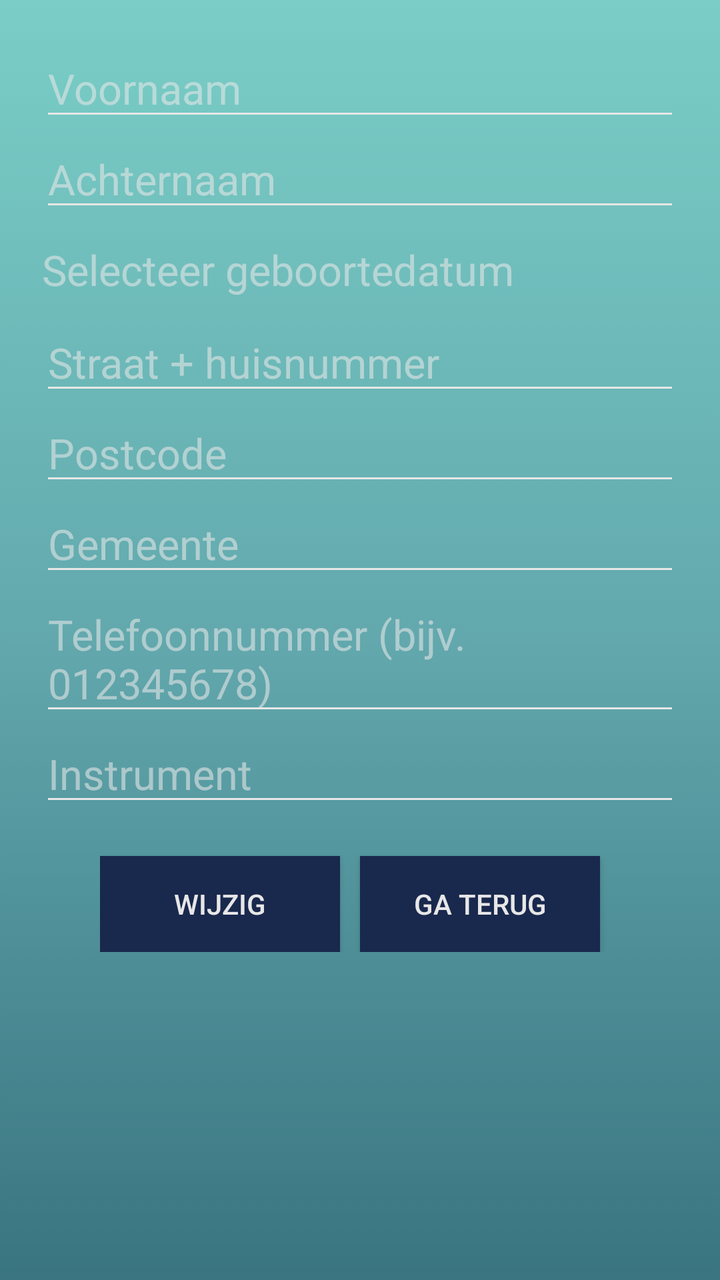
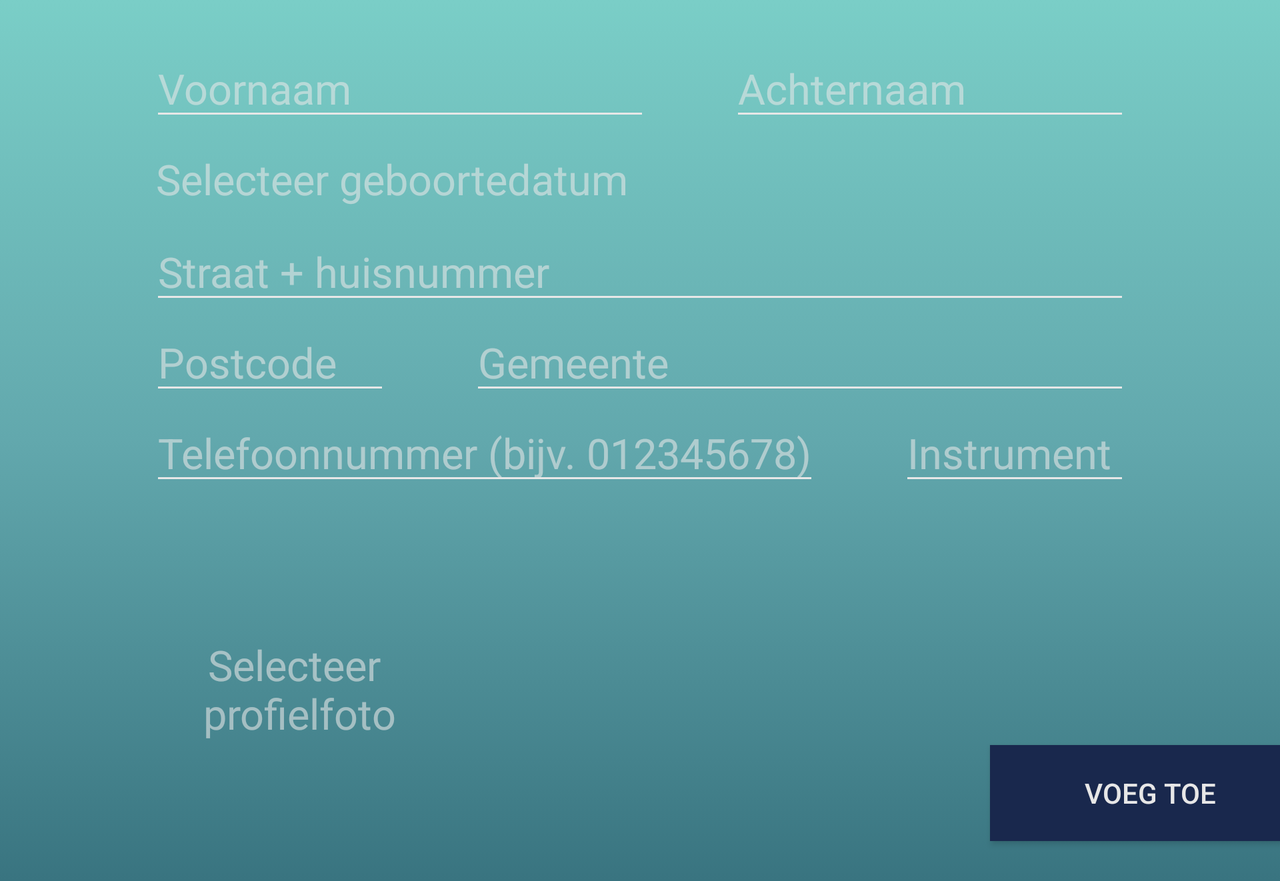

Two renders of one Android screen. The first uses the default layout on a phone; the second uses the alternative layout the repository ships for a different screen configuration, on a matching device. The two XML files are below.
<!-- AndroidManifest.xml: application theme AppTheme -->
<!-- res/layout/activity_update.xml -->
<?xml version="1.0" encoding="utf-8"?>
<LinearLayout xmlns:android="http://schemas.android.com/apk/res/android"
    xmlns:app="http://schemas.android.com/apk/res-auto"
    xmlns:tools="http://schemas.android.com/tools"
    android:layout_width="match_parent"
    android:layout_height="match_parent"
    android:orientation="vertical"
    android:background="@drawable/background_color">

    <EditText
        android:layout_width="match_parent"
        android:layout_height="wrap_content"
        android:id="@+id/etFirstname"
        android:hint="@string/firstname"
        android:layout_marginStart="20dp"
        android:layout_marginEnd="20dp"
        android:layout_marginTop="20dp"
        android:textSize="21sp"
        android:textColorHint="@color/lightgrayTransparant"
        android:backgroundTint="@color/lightgray"
        android:textCursorDrawable="@color/lightgray"
        android:textColor="@color/lightgray" />

    <EditText
        android:layout_width="match_parent"
        android:layout_height="wrap_content"
        android:id="@+id/etLastname"
        android:hint="@string/lastname"
        android:layout_marginStart="20dp"
        android:layout_marginEnd="20dp"
        android:textSize="21sp"
        android:textColorHint="@color/lightgrayTransparant"
        android:backgroundTint="@color/lightgray"
        android:textCursorDrawable="@color/lightgray"
        android:textColor="@color/lightgray" />

    <TextView
        android:layout_width="match_parent"
        android:layout_height="wrap_content"
        android:id="@+id/tvDateSelector"
        android:hint="@string/dateSelector"
        android:layout_marginStart="21dp"
        android:layout_marginEnd="20dp"
        android:layout_marginTop="10dp"
        android:layout_marginBottom="8dp"
        android:textSize="21sp"
        android:textColorHint="@color/lightgrayTransparant"
        android:textColor="@color/lightgray" />

    <EditText
        android:layout_width="match_parent"
        android:layout_height="wrap_content"
        android:id="@+id/etAddress"
        android:hint="@string/address"
        android:layout_marginStart="20dp"
        android:layout_marginEnd="20dp"
        android:textSize="21sp"
        android:textColorHint="@color/lightgrayTransparant"
        android:backgroundTint="@color/lightgray"
        android:textCursorDrawable="@color/lightgray"
        android:textColor="@color/lightgray"/>

    <EditText
        android:layout_width="match_parent"
        android:layout_height="wrap_content"
        android:id="@+id/etPostalCode"
        android:hint="@string/postcalCode"
        android:layout_marginStart="20dp"
        android:layout_marginEnd="20dp"
        android:textSize="21sp"
        android:textColorHint="@color/lightgrayTransparant"
        android:backgroundTint="@color/lightgray"
        android:textCursorDrawable="@color/lightgray"
        android:textColor="@color/lightgray"/>

    <EditText
        android:layout_width="match_parent"
        android:layout_height="wrap_content"
        android:id="@+id/etCity"
        android:hint="@string/city"
        android:layout_marginStart="20dp"
        android:layout_marginEnd="20dp"
        android:textSize="21sp"
        android:textColorHint="@color/lightgrayTransparant"
        android:backgroundTint="@color/lightgray"
        android:textCursorDrawable="@color/lightgray"
        android:textColor="@color/lightgray"/>

    <EditText
        android:layout_width="match_parent"
        android:layout_height="wrap_content"
        android:id="@+id/etTelephone"
        android:hint="@string/telephone"
        android:layout_marginStart="20dp"
        android:layout_marginEnd="20dp"
        android:textSize="21sp"
        android:textColorHint="@color/lightgrayTransparant"
        android:backgroundTint="@color/lightgray"
        android:textCursorDrawable="@color/lightgray"
        android:textColor="@color/lightgray"/>

    <EditText
        android:layout_width="match_parent"
        android:layout_height="wrap_content"
        android:id="@+id/etInstrument"
        android:hint="@string/instrument"
        android:layout_marginStart="20dp"
        android:layout_marginEnd="20dp"
        android:textSize="21sp"
        android:textColorHint="@color/lightgrayTransparant"
        android:backgroundTint="@color/lightgray"
        android:textCursorDrawable="@color/lightgray"
        android:textColor="@color/lightgray"/>

    <LinearLayout
        android:layout_width="wrap_content"
        android:layout_height="wrap_content"
        android:orientation="horizontal"
        android:layout_gravity="center">

        <Button
            android:layout_width="120dp"
            android:layout_height="wrap_content"
            android:id="@+id/btnUpdate"
            android:text="@string/btnUpdate"
            android:background="@color/darkblue"
            android:textColor="@color/lightgray"
            android:layout_marginTop="20dp"
            android:layout_marginEnd="10dp"/>

        <Button
            android:layout_width="120dp"
            android:layout_height="wrap_content"
            android:id="@+id/btnBack"
            android:text="@string/btnBack"
            android:background="@color/darkblue"
            android:textColor="@color/lightgray"
            android:layout_marginTop="20dp"
            android:layout_marginRight="10dp"/>

    </LinearLayout>


</LinearLayout>
<!-- resources referenced by this layout -->
<resources>
  <color name="darkblue">#19284D</color>
  <color name="lightgray">#E7E7E7</color>
  <color name="lightgrayTransparant">#95E7E7E7</color>
  <!-- drawable background_color (drawable) -->
  <?xml version="1.0" encoding="utf-8"?>
  <selector xmlns:android="http://schemas.android.com/apk/res/android">
      <item>
          <shape>
              <gradient
                  android:startColor="#397480"
                  android:centerColor="#62A8AD"
                  android:endColor="#7ACEC7"
                  android:angle="90"/>
          </shape>
      </item>
  </selector>
  <string name="address">Straat + huisnummer</string>
  <string name="btnBack">Ga terug</string>
  <string name="btnUpdate">Wijzig</string>
  <string name="city">Gemeente</string>
  <string name="dateSelector">Selecteer geboortedatum</string>
  <string name="firstname">Voornaam</string>
  <string name="instrument">Instrument</string>
  <string name="lastname">Achternaam</string>
  <string name="postcalCode">Postcode</string>
  <string name="telephone">Telefoonnummer (bijv. 012345678)</string>
  <style name="AppTheme" parent="Theme.AppCompat">
          
          <item name="colorPrimary">@color/darkblue</item>
          <item name="colorPrimaryDark">@color/darkblue</item>
          <item name="colorAccent">@color/darkblue</item>
          <item name="android:color">@color/lightgray</item>
      </style>
</resources>
<!-- res/layout-land/activity_update.xml (the repository's variant of the layout above) -->
<!-- drawn on the phone turned sideways -->
<?xml version="1.0" encoding="utf-8"?>
<ScrollView xmlns:android="http://schemas.android.com/apk/res/android"
    android:layout_width="match_parent"
    android:layout_height="match_parent"
    android:orientation="vertical"
    android:background="@drawable/background_color">

    <LinearLayout
        android:layout_width="match_parent"
        android:layout_height="wrap_content"
        android:orientation="vertical">

        <LinearLayout
            android:layout_width="match_parent"
            android:layout_height="wrap_content"
            android:orientation="horizontal">

            <EditText
                android:layout_width="wrap_content"
                android:layout_height="wrap_content"
                android:id="@+id/etFirstname"
                android:hint="@string/firstname"
                android:layout_marginStart="75dp"
                android:layout_marginEnd="20dp"
                android:layout_marginTop="20dp"
                android:textSize="21sp"
                android:width="250dp"
                android:textColorHint="@color/lightgrayTransparant"
                android:backgroundTint="@color/lightgray"
                android:textCursorDrawable="@color/lightgray"
                android:textColor="@color/lightgray"
                android:imeOptions="flagNoExtractUi"
                style="@style/editTextDisableEnter"/>

            <EditText
                android:layout_width="match_parent"
                android:layout_height="wrap_content"
                android:id="@+id/etLastname"
                android:hint="@string/lastname"
                android:layout_marginTop="20dp"
                android:layout_marginStart="20dp"
                android:layout_marginEnd="75dp"
                android:textSize="21sp"
                android:textColorHint="@color/lightgrayTransparant"
                android:backgroundTint="@color/lightgray"
                android:textCursorDrawable="@color/lightgray"
                android:textColor="@color/lightgray"
                android:imeOptions="flagNoExtractUi"
                style="@style/editTextDisableEnter"/>
        </LinearLayout>

        <TextView
            android:layout_width="wrap_content"
            android:layout_height="wrap_content"
            android:id="@+id/tvDateSelector"
            android:hint="@string/dateSelector"
            android:layout_marginStart="78dp"
            android:layout_marginEnd="20dp"
            android:layout_marginTop="10dp"
            android:layout_marginBottom="8dp"
            android:textSize="21sp"
            android:textColorHint="@color/lightgrayTransparant"
            android:textColor="@color/lightgray" />

        <EditText
            android:layout_width="match_parent"
            android:layout_height="wrap_content"
            android:id="@+id/etAddress"
            android:hint="@string/address"
            android:layout_marginStart="75dp"
            android:layout_marginEnd="75dp"
            android:textSize="21sp"
            android:textColorHint="@color/lightgrayTransparant"
            android:backgroundTint="@color/lightgray"
            android:textCursorDrawable="@color/lightgray"
            android:textColor="@color/lightgray"
            android:imeOptions="flagNoExtractUi"
            style="@style/editTextDisableEnter"/>

        <LinearLayout
            android:layout_width="match_parent"
            android:layout_height="wrap_content"
            android:orientation="horizontal">

            <EditText
                android:layout_width="wrap_content"
                android:layout_height="wrap_content"
                android:id="@+id/etPostcalCode"
                android:hint="@string/postcalCode"
                android:layout_marginStart="75dp"
                android:layout_marginEnd="20dp"
                android:textSize="21sp"
                android:width="120dp"
                android:textColorHint="@color/lightgrayTransparant"
                android:backgroundTint="@color/lightgray"
                android:textCursorDrawable="@color/lightgray"
                android:textColor="@color/lightgray"
                android:imeOptions="flagNoExtractUi"
                style="@style/editTextDisableEnter"/>

            <EditText
                android:layout_width="match_parent"
                android:layout_height="wrap_content"
                android:id="@+id/etCity"
                android:hint="@string/city"
                android:layout_marginStart="20dp"
                android:layout_marginEnd="75dp"
                android:textSize="21sp"
                android:textColorHint="@color/lightgrayTransparant"
                android:backgroundTint="@color/lightgray"
                android:textCursorDrawable="@color/lightgray"
                android:textColor="@color/lightgray"
                android:imeOptions="flagNoExtractUi"
                style="@style/editTextDisableEnter"/>
        </LinearLayout>

        <LinearLayout
            android:layout_width="match_parent"
            android:layout_height="wrap_content"
            android:orientation="horizontal">

            <EditText
                android:layout_width="wrap_content"
                android:layout_height="wrap_content"
                android:id="@+id/etTelephone"
                android:hint="@string/telephone"
                android:layout_marginStart="75dp"
                android:layout_marginEnd="20dp"
                android:textSize="21sp"
                android:textColorHint="@color/lightgrayTransparant"
                android:backgroundTint="@color/lightgray"
                android:textCursorDrawable="@color/lightgray"
                android:textColor="@color/lightgray"
                android:imeOptions="flagNoExtractUi"
                style="@style/editTextDisableEnter"/>

            <EditText
                android:layout_width="match_parent"
                android:layout_height="wrap_content"
                android:id="@+id/etInstrument"
                android:hint="@string/instrument"
                android:layout_marginStart="20dp"
                android:layout_marginEnd="75dp"
                android:textSize="21sp"
                android:textColorHint="@color/lightgrayTransparant"
                android:backgroundTint="@color/lightgray"
                android:textCursorDrawable="@color/lightgray"
                android:textColor="@color/lightgray"
                android:imeOptions="flagNoExtractUi"
                style="@style/editTextDisableEnter"/>
        </LinearLayout>

        <LinearLayout
            android:layout_width="wrap_content"
            android:layout_height="wrap_content"
            android:orientation="horizontal">

            <RelativeLayout
                android:layout_width="wrap_content"
                android:layout_height="wrap_content"
                android:orientation="horizontal"
                android:layout_marginEnd="20dp"
                android:layout_marginTop="15dp"
                android:layout_marginStart="75dp">

                <ImageView
                    android:id="@+id/ivProfilePicture"
                    android:layout_width="150dp"
                    android:layout_height="150dp"
                    android:background="@color/blueTransparant"
                    />

                <TextView
                    android:id="@+id/tvImageSelector"
                    android:layout_width="wrap_content"
                    android:layout_height="wrap_content"
                    android:layout_centerInParent="true"
                    android:hint="@string/imageSelector"
                    android:textColor="@color/lightgray"
                    android:textColorHint="@color/lightgrayTransparant"
                    android:textSize="21sp"
                    android:textAlignment="center"
                    android:layout_marginBottom="20dp"/>
            </RelativeLayout>

            <Button
                android:layout_width="160dp"
                android:layout_height="wrap_content"
                android:id="@+id/btnRegister"
                android:text="@string/register"
                android:background="@color/darkblue"
                android:textColor="@color/lightgray"
                android:layout_marginTop="125dp"
                android:layout_marginStart="250dp"
                android:layout_marginEnd="0dp"
                android:layout_marginBottom="20dp"/>

        </LinearLayout>
    </LinearLayout>

</ScrollView>
<!-- resources referenced by the variant -->
<!-- as the phone turned sideways resolves them -->
<resources>
  <color name="darkblue">#19284D</color>
  <color name="lightgray">#E7E7E7</color>
  <color name="lightgrayTransparant">#95E7E7E7</color>
  <!-- drawable background_color (drawable) -->
  <?xml version="1.0" encoding="utf-8"?>
  <selector xmlns:android="http://schemas.android.com/apk/res/android">
      <item>
          <shape>
              <gradient
                  android:startColor="#397480"
                  android:centerColor="#62A8AD"
                  android:endColor="#7ACEC7"
                  android:angle="90"/>
          </shape>
      </item>
  </selector>
  <string name="address">Straat + huisnummer</string>
  <string name="city">Gemeente</string>
  <string name="dateSelector">Selecteer geboortedatum</string>
  <string name="firstname">Voornaam</string>
  <string name="imageSelector">Selecteer \nprofielfoto</string>
  <string name="instrument">Instrument</string>
  <string name="lastname">Achternaam</string>
  <string name="postcalCode">Postcode</string>
  <string name="register">Voeg toe</string>
  <string name="telephone">Telefoonnummer (bijv. 012345678)</string>
  <style name="editTextDisableEnter">
          <item name="android:maxLines">1</item>
          <item name="android:lines">1</item>
          <item name="android:singleLine">true</item>
      </style>
  <style name="AppTheme" parent="Theme.AppCompat">
          
          <item name="colorPrimary">@color/darkblue</item>
          <item name="colorPrimaryDark">@color/darkblue</item>
          <item name="colorAccent">@color/darkblue</item>
          <item name="android:color">@color/lightgray</item>
      </style>
</resources>
